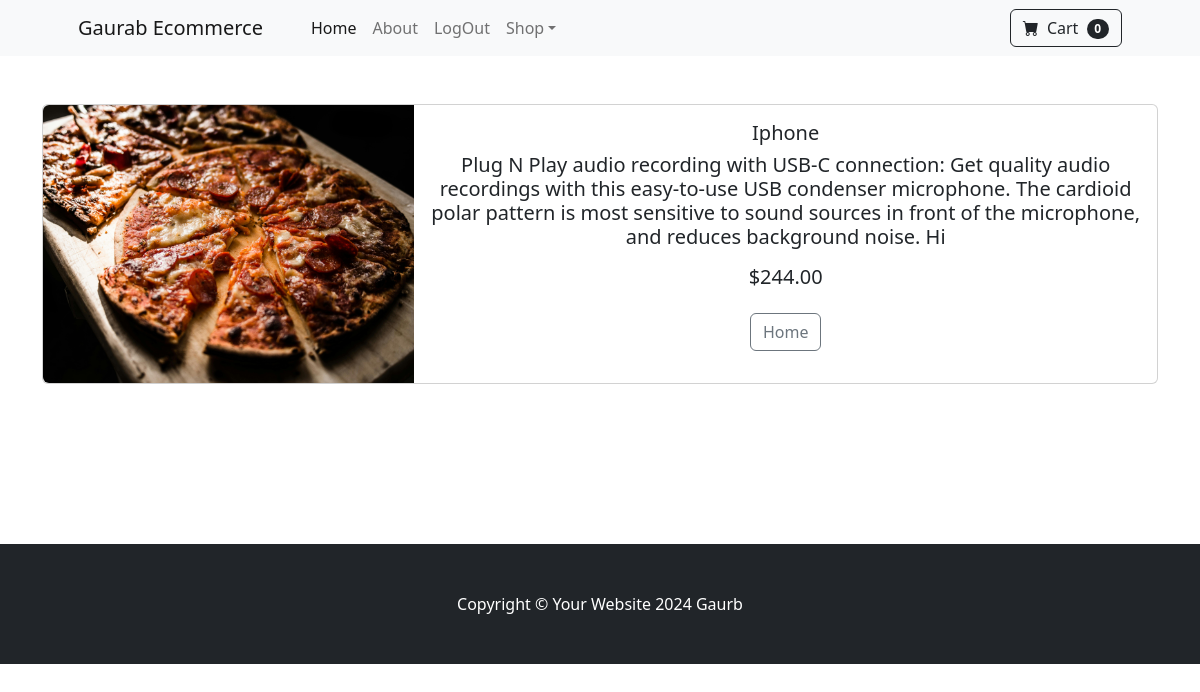
The page /product/1 (signed in) on the database its author committed.
### store/models.py (models this page shows, shortened)
class Product(models.Model):
    name = models.CharField(max_length=100)
    description = models.CharField(max_length=250, default="", blank=True)
    price = models.DecimalField(default=0, decimal_places=2, max_digits=6)
    category = models.ForeignKey(Category, on_delete=models.CASCADE, default=1)
    image = models.ImageField(upload_to='uploads/products/', null=True, blank=True)
    is_sale = models.BooleanField(default=False)
    sale_price = models.DecimalField(default=0, decimal_places=2, max_digits=6)

### store/views.py (the view)
# urls.py: path('product/<int:pk>', views.product, name='product'),
def product(request, pk):
    product = Product.objects.get(id=pk)
    return render(request, 'product.html', {'product': product})

### store/templates/product.html
{% extends 'base.html' %}
{% block content %}
<div class="container">
    <br /><br />
    <div class="card mb-3">
        <div class="row g-0">
            <div class="col-md-4">
                <img src="{{ product.image.url }}" class="img-fluid rounded-start" alt="...">
            </div>
            <div class="col-md-8">
                <div class="card-body">
                    <center>
                        <h5 class="card-title">{{ product.name }}<h5>
                                <p class="card-text justified">{{ product.description }}</p>
                                {% if product.is_sale %}
                                <div class="d-flex justify-content-center small text-warning mb-2">
                                    <div class="bi-star-fill"></div>
                                    &nbsp;&nbsp;Sale!&nbsp;&nbsp;
                                    <div class="bi-star-fill"></div>
                                </div>
                                <strike>
                                ${{ product.price }}
                                </strike>
                                &nbsp;
                                ${{ product.sale_price }}
                                {% else %}
                                    ${{ product.price }}
                                {% endif %}
                                <br /><br />
                                <a href="{% url 'home' %}" class="btn btn-outline-secondary">
                                    Home
                                </a>
                    </center>
                </div>
            </div>
        </div>
    </div>
</div>
<br /><br /><br /><br /><br /><br />
{% endblock %}

### rows shown on the page
Product: image (picture), name "Iphone", description "Plug N Play audio recording with USB-C connection: Get quality audio recordings with this easy-to-use USB condenser microphone. The cardioid polar pattern is most sensitive to sound sources in front of the microphone, and reduces background noise. Hi", price "244.00"
